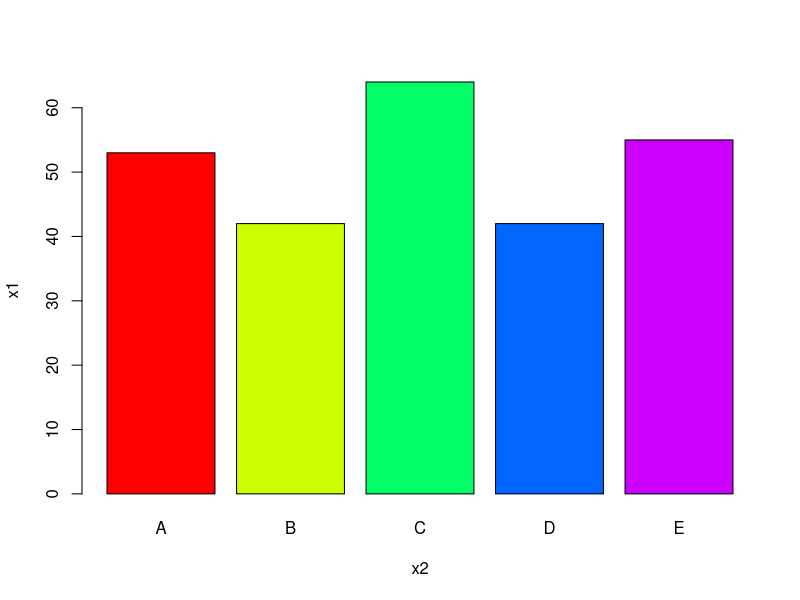
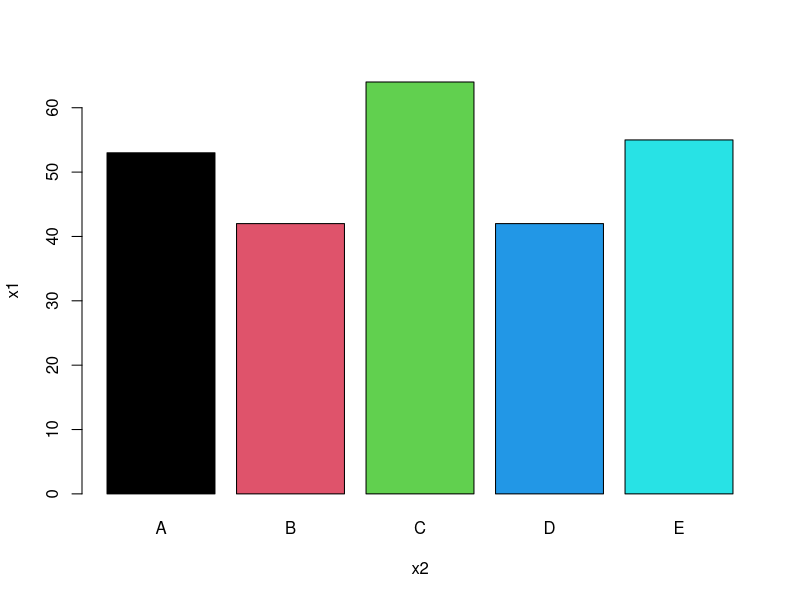
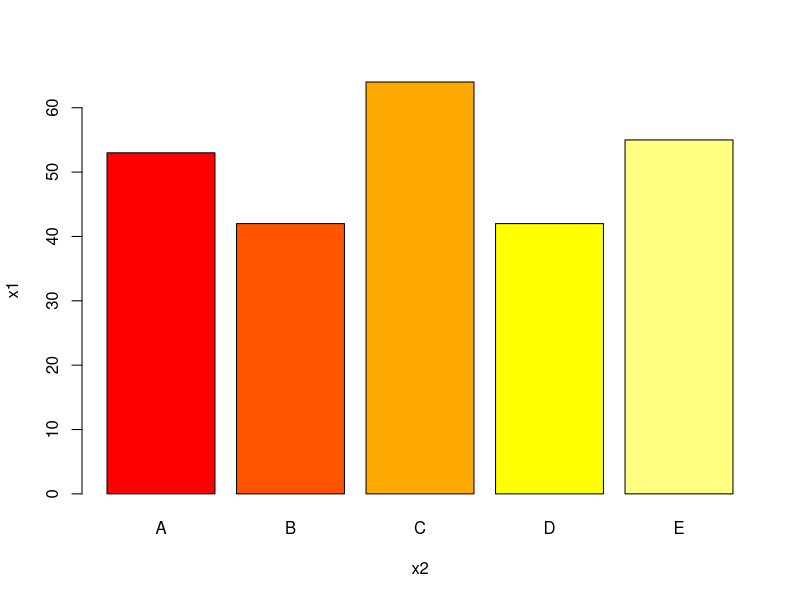
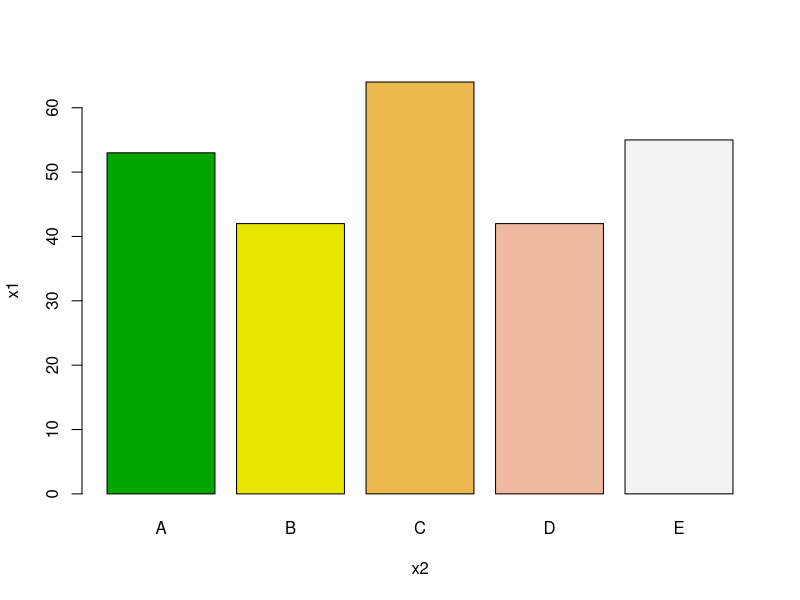
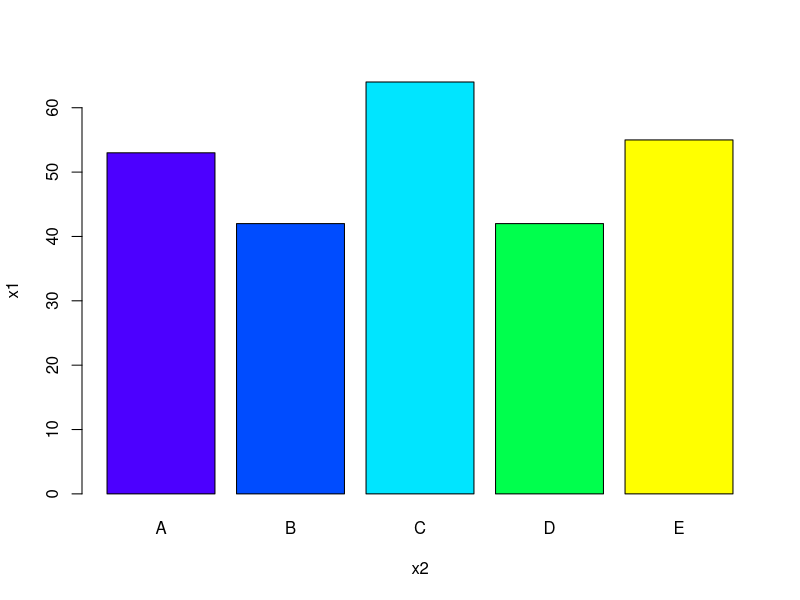
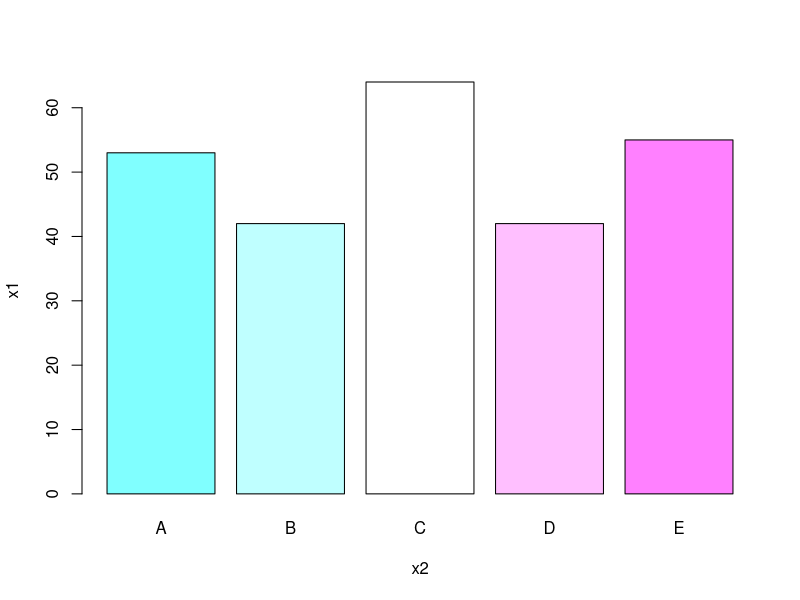

Here is the R script that generated these plots, in order:
#Day3 Coding
# Create x1,x2 variables

#creates a vector of 5 integer values that are normally distributed with a mean of 60 and a standard deviation of 10. 
#The as.integer() function converts the vector to a vector of integers.
x1 = as.integer(rnorm(5,60,10))

#creates a vector of 5 letters that are the first 5 letters of the alphabet. 
#The LETTERS function returns a vector of all 26 letters of the alphabet.
x2 = LETTERS[1:5]

#make sure x1 and x2 have the same length
df = data.frame(x1,x2)
df 

#Try the diffrenet color for the barplot
barplot(x1~x2, col=rainbow(5))
barplot(x1~x2, col=palette())
barplot(x1~x2, col=heat.colors(5))
barplot(x1~x2, col=terrain.colors(5))
barplot(x1~x2, col=topo.colors(5))
barplot(x1~x2, col=cm.colors(5))

# For more color Palettes
# https://rpubs.com/MdAhsanul/colors_palettes






